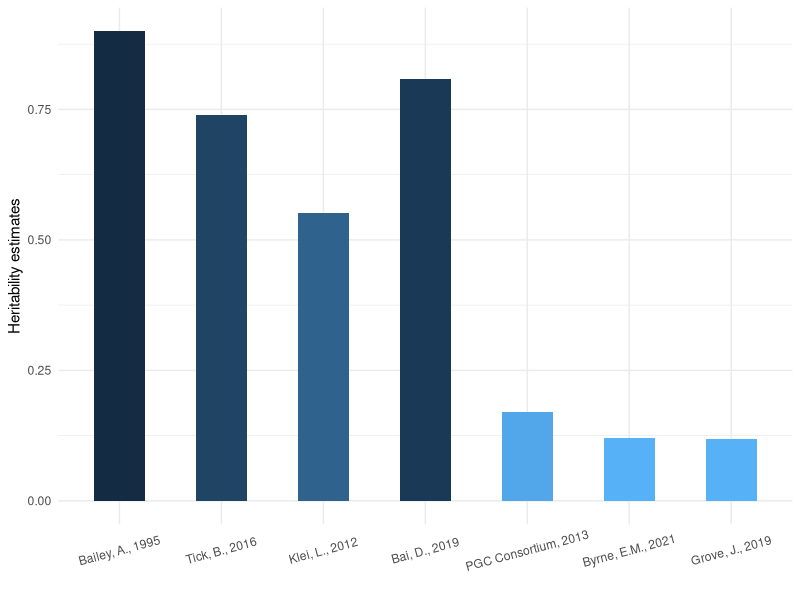

Recreate this plot in R.
require(tidyverse)

# heritability visulization

tibble(
    paper = c("Bailey, A., 1995", "Tick, B., 2016", "Klei, L., 2012",
              "Bai, D., 2019", "PGC Consortium, 2013", "Byrne, E.M., 2021",
              "Grove, J., 2019"),
    estimate = c(0.90, 0.74, 0.552, 0.808, 0.17, 0.12, 0.118),
    type = c(rep("Based on Phenotype", 4), rep("SNP heritability", 3))
) %>% 
    mutate(paper = factor(paper, levels = c("Bailey, A., 1995", "Tick, B., 2016", "Klei, L., 2012",
                                            "Bai, D., 2019", "PGC Consortium, 2013", "Byrne, E.M., 2021",
                                            "Grove, J., 2019"))) %>% 
    mutate(type = factor(type, levels = c("Based on Phenotype", "SNP heritability"))) %>% 
    ggplot(aes(x = paper, y = estimate, fill = estimate)) +
    geom_bar(stat = "identity", width = 0.5) +
    scale_fill_continuous(high = "#132B43", low = "#56B1F7", guide = "none") +
    xlab("") +
    ylab("Heritability estimates") +
    theme(panel.grid = element_line(colour = "grey92"),
          axis.text.x = element_text(angle = 15, vjust = 0.5, hjust = 0.5),
          axis.ticks = element_blank(), legend.background = element_blank(), 
          legend.key = element_blank(), panel.background = element_blank(), 
          legend.position = "bottom",
          panel.border = element_blank(), strip.background = element_blank(), 
          plot.background = element_blank(), complete = TRUE)
